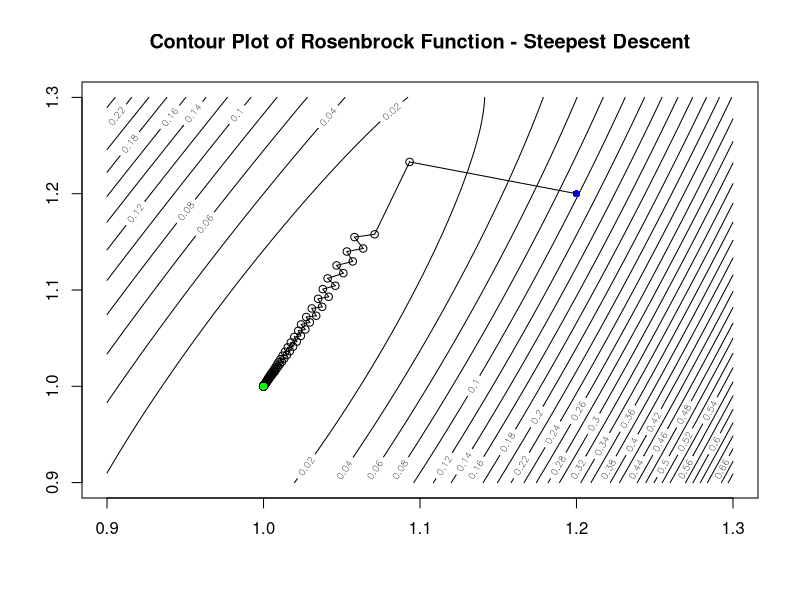
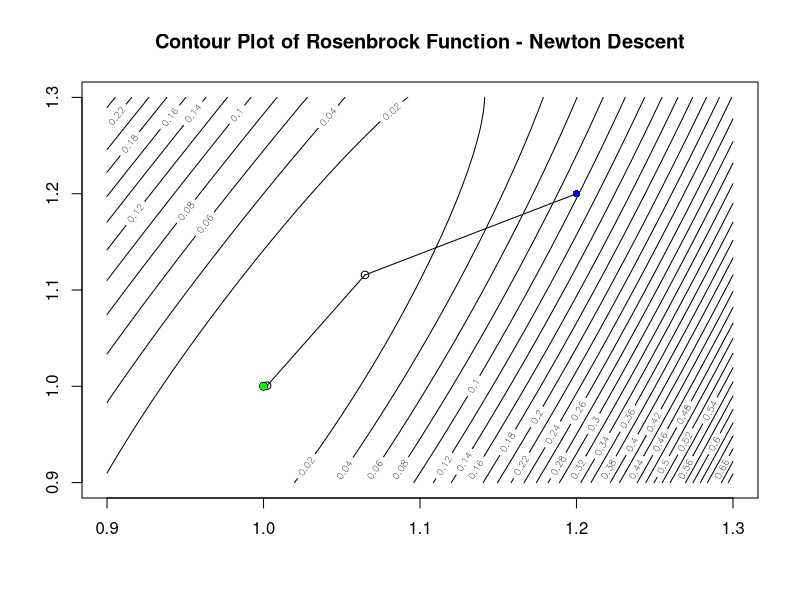
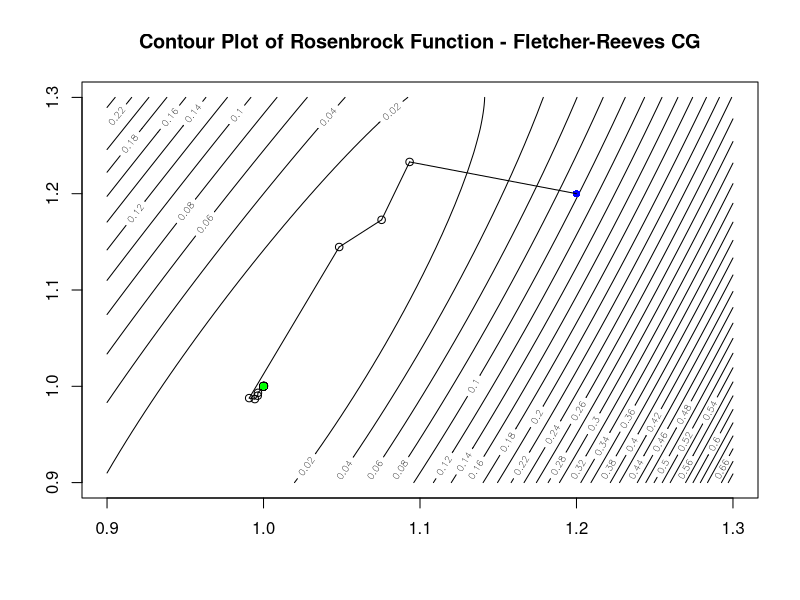

Recreate these plots in R, in order.
## ---- chunk 1
x0 <- c(1.2, 1.2)
c1 <- 0.4
rho <- 0.8
tol <- 0.000001
iter <- 500

## ---- chunk 2
# rosenbrock function
rosenbrock <- function(x1, x2) {
  out <- (x2-x1^2)^2 + (1-x1)^2
  return(out)
}
# compute the gradient
grad <- function(x1, x2) {
  c(-4*x1*(x2-x1^2)-2*(1-x1), 2*(x2-x1^2))
}
# compute the hess
hess <- function(x1, x2) {
  matrix(c(-4*x2+12*x1^2+2, -4*x1, -4*x1, 2), 2, 2) 
}
## ---- chunk 3
# make a contour plot
x1 <- seq(0.9, 1.3, length.out=100)
x2 <- x1
z <- outer(x1, x2,FUN=rosenbrock)
plot_contour <- contour(x1, x2, z, nlevels=50, 
                        main="Contour Plot of Rosenbrock Function - Steepest Descent")
# plot initial point x0
points(x0[1], x0[2], col="blue", pch=16)

# initialize variables 
xk <- x0
norm_g <- norm(c(grad(xk[1], xk[2])[1], grad(xk[1], xk[2])[2]), type="2")
count <- 0

# algorithm logic
while(count < iter && norm_g > tol) {
  a <- 1
  # choose a descent direction
  pk <- -grad(xk[1], xk[2])
  # initialize step length variables
  x_ap <- xk + a*pk
  wolfe = rosenbrock(x_ap[1], x_ap[2]) < 
          (rosenbrock(xk[1], xk[2]) + c1*a*t(grad(xk[1], xk[2]))%*%pk) 
  # compute step length based on first Wolfe condition
  while (!wolfe) {
    # update step length
    a <- rho*a
    # update wolfe condition
    x_ap <- xk + a*pk
    wolfe = rosenbrock(x_ap[1], x_ap[2]) < 
            (rosenbrock(xk[1], xk[2]) + c1*a*t(grad(xk[1], xk[2]))%*%pk)
  }
  # update iterate and norm
  xk_o <- xk
  xk <- xk + a*pk
  norm_g <- norm(c(grad(xk[1], xk[2])[1], grad(xk[1], xk[2])[2]), type="2")
  count <-  count + 1
  # plot iterate
  points(xk[1], xk[2])
  segments(xk_o[1], xk_o[2], xk[1], xk[2])
}

# plot optimal solution
points(1,1, col="green", pch=16)

cat("Iterations: ", count)
cat("Optimal value: ", xk)
## ---- chunk 4
# make a contour plot
x1 <- seq(0.9, 1.3, length.out=100)
x2 <- x1
z <- outer(x1, x2,FUN=rosenbrock)
plot_contour <- contour(x1, x2, z, nlevels=50, 
                        main="Contour Plot of Rosenbrock Function - Newton Descent")
# plot initial point x0
points(x0[1], x0[2], col="blue", pch=16)

# initialize variables 
xk <- x0
norm_g <- norm(c(grad(xk[1], xk[2])[1], grad(xk[1], xk[2])[2]), type="2")
count <- 0

# algorithm logic
while(count < iter && norm_g > tol) {
  a <- 1
  # choose a descent direction, fix the hess if not PD
  if (all(eigen(hess(xk[1], xk[2]))$values > 0)) {
    pk <- -solve(hess(xk[1], xk[2])) %*% grad(xk[1], xk[2])
  } else {
    pk <- -solve(hess(xk[1], xk[2]) + tol*diag(2)) %*% grad(xk[1], xk[2])
  }
  # initialize step length variables
  x_ap <- xk + a*pk
  wolfe = rosenbrock(x_ap[1], x_ap[2]) < 
          (rosenbrock(xk[1], xk[2]) + c1*a*t(grad(xk[1], xk[2]))%*%pk) 
  # compute step length based on first Wolfe condition
  while (!wolfe) {
    # update step length
    a <- rho*a
    # update wolfe condition
    x_ap <- xk + a*pk
    wolfe = rosenbrock(x_ap[1], x_ap[2]) < 
            (rosenbrock(xk[1], xk[2]) + c1*a*t(grad(xk[1], xk[2]))%*%pk)
  }
  # update iterate and norm
  xk_o <- xk
  xk <- xk + a*pk
  norm_g <- norm(c(grad(xk[1], xk[2])[1], grad(xk[1], xk[2])[2]), type="2")
  count <-  count + 1
  # plot iterate
  points(xk[1], xk[2])
  segments(xk_o[1], xk_o[2], xk[1], xk[2])
}

# plot optimal solution
points(1,1, col="green", pch=16)

cat("Iterations: ", count)
cat("Optimal value: ", xk)
## ---- chunk 5
# make a contour plot
x1 <- seq(0.9, 1.3, length.out=100)
x2 <- x1
z <- outer(x1, x2,FUN=rosenbrock)
plot_contour <- contour(x1, x2, z, nlevels=50, 
                        main="Contour Plot of Rosenbrock Function - Fletcher-Reeves CG")
# plot initial point x0
points(x0[1], x0[2], col="blue", pch=16)

# initialize variables 
xk <- x0
grad_fk <- grad(xk[1], xk[2])
pk <- -grad_fk
norm_g <- norm(c(grad(xk[1], xk[2])[1], grad(xk[1], xk[2])[2]), type="2")
count <- 0

# algorithm logic
while(count < iter && norm_g > tol) {
  a <- 1
  # compute step length based on first Wolfe condition
  wolfe = rosenbrock(x_ap[1], x_ap[2]) < 
          (rosenbrock(xk[1], xk[2]) + c1*a*t(grad(xk[1], xk[2]))%*%pk)
  while (!wolfe) {
    # update step length
    a <- rho*a
    # update wolfe condition
    x_ap <- xk + a*pk
    wolfe = rosenbrock(x_ap[1], x_ap[2]) < 
            (rosenbrock(xk[1], xk[2]) + c1*a*t(grad(xk[1], xk[2]))%*%pk)
  }
  # update xk, norm, grad_fk, pk
  xk_o <- xk
  xk <- xk + a*pk
  norm_g <- norm(c(grad(xk[1], xk[2])[1], grad(xk[1], xk[2])[2]), type="2")
  grad_fk <- grad(xk[1], xk[2])
  pk <- -grad_fk + c(((t(grad_fk) %*% grad_fk) 
                      %/% (t(grad(xk_o[1], xk_o[2])) %*% grad(xk_o[1], xk_o[2])))) * pk
  count <-  count + 1
  # plot iterate
  points(xk[1], xk[2])
  segments(xk_o[1], xk_o[2], xk[1], xk[2])
}

# plot optimal solution
points(1,1, col="green", pch=16)

cat("Iterations: ", count)
cat("Optimal value: ", xk)
